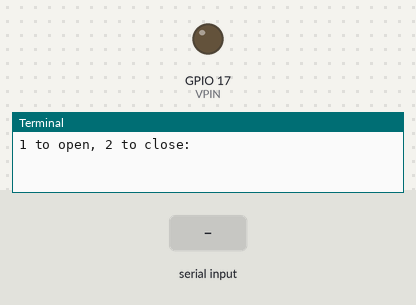
A program run on a simulated Raspberry Pi (BCM pin numbers). Shown: output pins drawn as LEDs (lit = HIGH), the last lines printed to the terminal. The test bench sets the inputs (shaded band).

Above: at 1.2 s.
1.3 s: "1" typed at the terminal, then Enter
At 1.7 s:
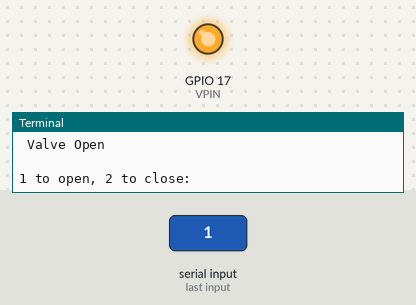
2.8 s: "2" typed at the terminal, then Enter
At 4.1 s:
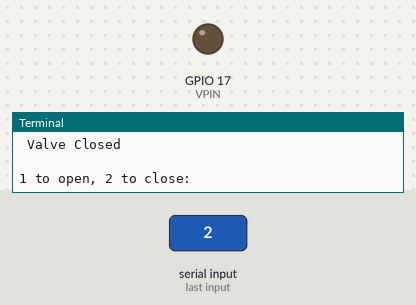
Timing chart, 0 to 5.8 s (numbered marks = the images above; inputs shaded):
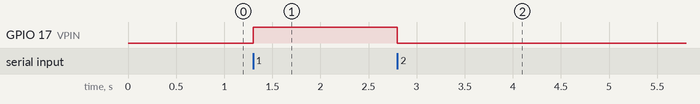

Measured:
- after the input at 1.3 s, GPIO 17 (VPIN): LOW → HIGH at once
- after the input at 2.8 s, GPIO 17 (VPIN): HIGH → LOW at once

The program:

ValveControl_direct_gpio17.py
```python
import RPi.GPIO as GPIO
GPIO.setmode(GPIO.BCM)
GPIO.setwarnings(False)

VPIN = 17
GPIO.setup(VPIN, GPIO.OUT, initial=GPIO.LOW)

while True:
    x = input('1 to open, 2 to close: ')
    if x == '1':
        GPIO.output(VPIN, GPIO.HIGH)
        print ('\n Valve Open \n')
    elif x == '2':
        GPIO.output(VPIN, GPIO.LOW)
        print ('\n Valve Closed \n')
```
